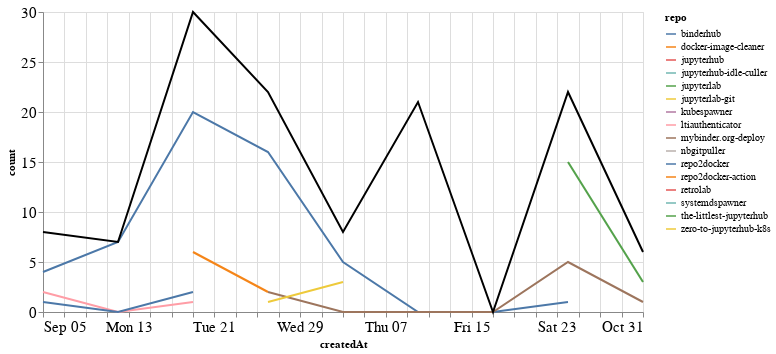

The cell this chart's notebook holds for it:
### Markdown cell above
### Comments

### Code cell
comments_time = comments.groupby('repo').resample('W', on='createdAt').count()['author'].reset_index()
comments_time = comments_time.rename(columns={'author': 'count'})
comments_time_total = comments_time.groupby('createdAt').agg({"count": "sum"}).reset_index()
ch1 = alt.Chart(comments_time, width=600).mark_line().encode(
    x='createdAt',
    y='count',
    color='repo',
    tooltip="repo"
)

ch2 = alt.Chart(comments_time_total, width=600).mark_line(color="black").encode(
    x='createdAt',
    y='count',
)

ch1 + ch2

### Figure 1 — Vega-Lite specification as saved in the notebook (floating-point values rounded to 4 significant figures)
{"config": {"axisLeft": {"labelFontSize": 15}, "axisBottom": {"labelFontSize": 15}}, "layer": [{"data": {"name": "data-5bd0763e84ba63cb845850bf40e0cfcb"}, "mark": "line", "encoding": {"color": {"type": "nominal", "field": "repo"}, "tooltip": {"type": "nominal", "field": "repo"}, "x": {"type": "temporal", "field": "createdAt"}, "y": {"type": "quantitative", "field": "count"}}, "width": 600}, {"data": {"name": "data-8b880d0149e3aca96cb059239a8220e8"}, "mark": {"type": "line", "color": "black"}, "encoding": {"x": {"type": "temporal", "field": "createdAt"}, "y": {"type": "quantitative", "field": "count"}}, "width": 600}], "$schema": "https://vega.github.io/schema/vega-lite/v4.8.1.json", "datasets": {"data-5bd0763e84ba63cb845850bf40e0cfcb": [{"repo": "binderhub", "createdAt": "2021-09-05T00:00:00", "count": 4}, {"repo": "binderhub", "createdAt": "2021-09-12T00:00:00", "count": 7}, {"repo": "binderhub", "createdAt": "2021-09-19T00:00:00", "count": 20}, {"repo": "binderhub", "createdAt": "2021-09-26T00:00:00", "count": 16}, {"repo": "binderhub", "createdAt": "2021-10-03T00:00:00", "count": 5}, {"repo": "binderhub", "createdAt": "2021-10-10T00:00:00", "count": 0}, {"repo": "binderhub", "createdAt": "2021-10-17T00:00:00", "count": 0}, {"repo": "binderhub", "createdAt": "2021-10-24T00:00:00", "count": 1}, {"repo": "docker-image-cleaner", "createdAt": "2021-09-19T00:00:00", "count": 6}, {"repo": "docker-image-cleaner", "createdAt": "2021-09-26T00:00:00", "count": 2}, {"repo": "jupyterhub", "createdAt": "2021-10-10T00:00:00", "count": 17}, {"repo": "jupyterhub-idle-culler", "createdAt": "2021-09-26T00:00:00", "count": 1}, {"repo": "jupyterlab", "createdAt": "2021-10-10T00:00:00", "count": 1}, {"repo": "jupyterlab-git", "createdAt": "2021-10-10T00:00:00", "count": 3}, {"repo": "kubespawner", "createdAt": "2021-10-24T00:00:00", "count": 1}, {"repo": "ltiauthenticator", "createdAt": "2021-09-05T00:00:00", "count": 2}, {"repo": "ltiauthenticator", "createdAt": "2021-09-12T00:00:00", "count": 0}, {"repo": "ltiauthenticator", "createdAt": "2021-09-19T00:00:00", "count": 1}, {"repo": "mybinder.org-deploy", "createdAt": "2021-09-26T00:00:00", "count": 2}, {"repo": "mybinder.org-deploy", "createdAt": "2021-10-03T00:00:00", "count": 0}, {"repo": "mybinder.org-deploy", "createdAt": "2021-10-10T00:00:00", "count": 0}, {"repo": "mybinder.org-deploy", "createdAt": "2021-10-17T00:00:00", "count": 0}, {"repo": "mybinder.org-deploy", "createdAt": "2021-10-24T00:00:00", "count": 5}, {"repo": "mybinder.org-deploy", "createdAt": "2021-10-31T00:00:00", "count": 1}, {"repo": "nbgitpuller", "createdAt": "2021-09-05T00:00:00", "count": 1}, {"repo": "repo2docker", "createdAt": "2021-09-05T00:00:00", "count": 1}, {"repo": "repo2docker", "createdAt": "2021-09-12T00:00:00", "count": 0}, {"repo": "repo2docker", "createdAt": "2021-09-19T00:00:00", "count": 2}, {"repo": "repo2docker-action", "createdAt": "2021-09-19T00:00:00", "count": 1}, {"repo": "retrolab", "createdAt": "2021-10-31T00:00:00", "count": 1}, {"repo": "systemdspawner", "createdAt": "2021-10-31T00:00:00", "count": 1}, {"repo": "the-littlest-jupyterhub", "createdAt": "2021-10-24T00:00:00", "count": 15}, {"repo": "the-littlest-jupyterhub", "createdAt": "2021-10-31T00:00:00", "count": 3}, {"repo": "zero-to-jupyterhub-k8s", "createdAt": "2021-09-26T00:00:00", "count": 1}, {"repo": "zero-to-jupyterhub-k8s", "createdAt": "2021-10-03T00:00:00", "count": 3}], "data-8b880d0149e3aca96cb059239a8220e8": [{"createdAt": "2021-09-05T00:00:00", "count": 8}, {"createdAt": "2021-09-12T00:00:00", "count": 7}, {"createdAt": "2021-09-19T00:00:00", "count": 30}, {"createdAt": "2021-09-26T00:00:00", "count": 22}, {"createdAt": "2021-10-03T00:00:00", "count": 8}, {"createdAt": "2021-10-10T00:00:00", "count": 21}, {"createdAt": "2021-10-17T00:00:00", "count": 0}, {"createdAt": "2021-10-24T00:00:00", "count": 22}, {"createdAt": "2021-10-31T00:00:00", "count": 6}]}}
